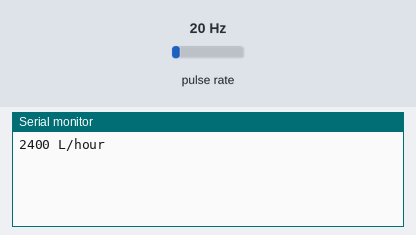
The sketch below on a simulated Arduino Uno, built with avr-gcc and run on an emulated ATmega328P. Shown: the last lines printed to the serial monitor. Wiring (inferred from the names in the program): pulse sensor: data pin 2. The test bench sets the inputs (shaded band); at power-on: pulse rate 20 Hz.

Above: at 1.2 s.
1.3 s: pulse rate (sensor on pin 2) set to 4 Hz
At 2.6 s:
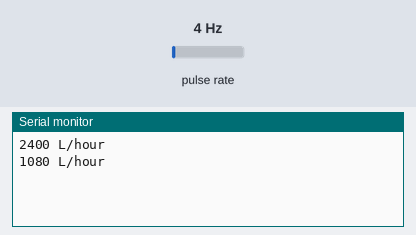
2.8 s: pulse rate (sensor on pin 2) set to 50 Hz
At 3.8 s:
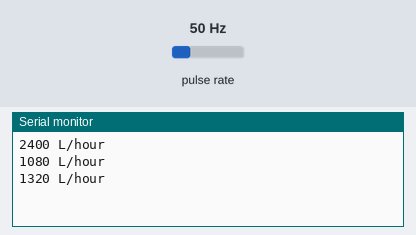
Timing chart, 0 to 5.8 s (numbered marks = the images above; inputs shaded):
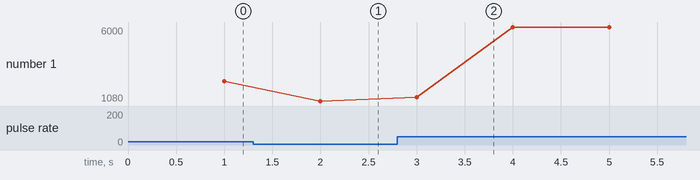

Measured:
- after the input at 1.3 s, the serial monitor: prints a new line after 0.70 s (image 1)
- after the input at 2.8 s, the serial monitor: prints a new line after 0.20 s (image 2)
- plotted number 1: 2400 → 1080 after the input at 1.3 s, 1080 → 6000 after the input at 2.8 s

The sketch:

driver.ino
```cpp
/*
 * reading liquid flow rate using Seeeduino and Water Flow Sensor from Seeedstudio.com
 * Code adapted by Charles Gantt from PC Fan RPM code written by Crenn @thebestcasescenario.com
 * http:/themakersworkbench.com http://thebestcasescenario.com http://seeedstudio.com
 */

#include <SoftwareSerial.h>

volatile int NbTopsFan;                       // measuring the rising edges of the signal
int Calc;
int hallsensor = 2;                           // The pin location of the sensor
float conversion = 0.5;                       // Conversion factor from frequency to flow rate


void rpm ()                                   // This is the function that the interupt calls
{
    NbTopsFan++;                              // This function measures the rising and falling edge of the hall effect sensors signal
}


void setup()
{
    pinMode(hallsensor, INPUT);               // initializes digital pin 2 as an input
    Serial.begin(9600);                       // This is the setup function where the serial port is initialised,
    attachInterrupt(0, rpm, RISING);          // and the interrupt is attached
}


void loop ()
{
    NbTopsFan = 0;                            // Set NbTops to 0 ready for calculations

    sei();                                    // Enables interrupts
    delay (1000);                             // Wait 1 second
    cli();                                    // Disable interrupts

    Calc = (NbTopsFan * 60 / conversion);     // (Pulse frequency x 60) / 0.5Q, = flow rate in L/hour

    Serial.print (Calc, DEC);                 // Prints the number calculated above

    Serial.print (" L/hour\r\n");             // Prints "L/hour" and returns a  new line
}
```
